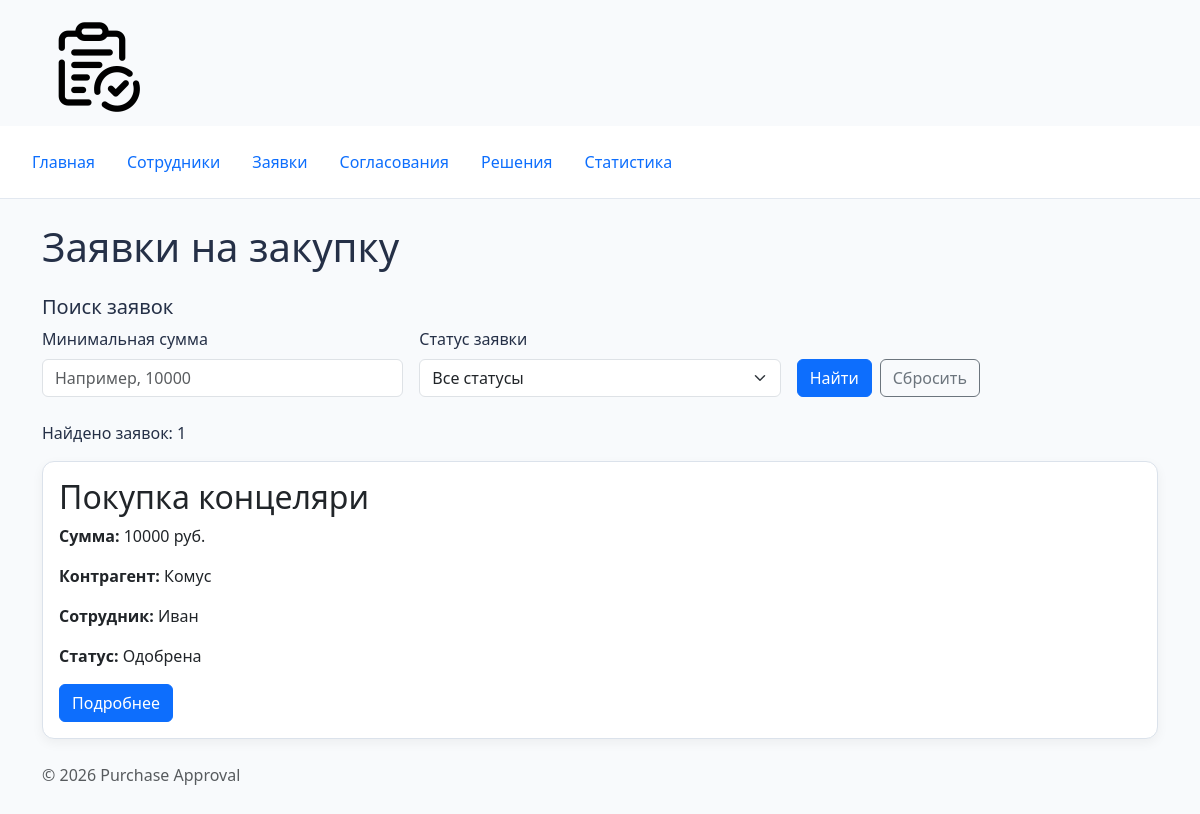
The app's page /requests/, older data.
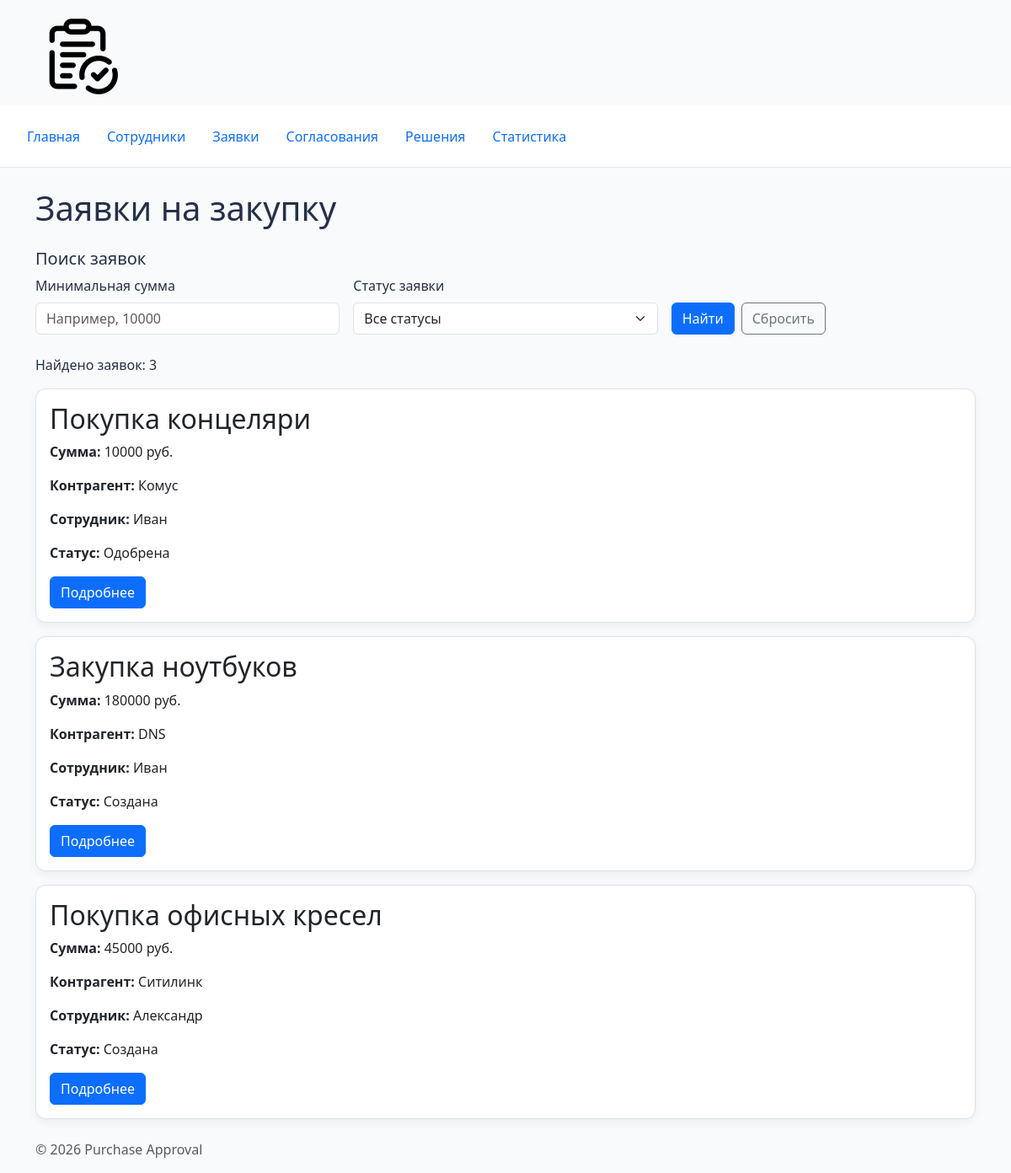
The same page, newer data.
### purchase_requests/views.py (the view, shortened to what this page needs)
# urls.py: path("requests/", include("purchase_requests.urls")),
def requests(request):
    min_amount_text = request.GET.get("min_amount", "").strip()
    status = request.GET.get("status", "").strip()
    sql = """
        SELECT
            requests.id,
            requests.name,
            requests.amount,
            requests.contractor,
            requests.status,
            employees.name AS employee_name
        FROM requests
        JOIN employees
            ON requests.employee_id = employees.id
        WHERE 1 = 1
    """
    parameters = []
    error = ""
    if status:
        sql += " AND requests.status = ?"
        parameters.append(status)
    sql += " ORDER BY requests.id"
    conn = get_connection()
    try:
        requests_list = conn.execute(
            sql,
            parameters
        ).fetchall()
    finally:
        conn.close()
    context = {
        "requests": requests_list,
        "min_amount": min_amount_text,
        "selected_status": status,
        "error": error,
    }
    return render(
        request,
        "purchase_requests/request_list.html",
        context,
    )

### db/database.py (called while the page is built)
def get_connection():
    conn = sqlite3.connect(DB_PATH)
    conn.execute("PRAGMA foreign_keys = ON")
    conn.row_factory = sqlite3.Row
    return conn

### purchase_requests/templates/purchase_requests/request_list.html (shortened to what this page needs)
{% extends "base.html" %}
{% block content %}
<h1>Заявки на закупку</h1>
<h2 class="h5 mt-4">Поиск заявок</h2>
<form method="get" class="row g-3 mb-4">
    <div class="col-md-4">
        <label for="min_amount" class="form-label">
            Минимальная сумма
        </label>
        <input
            type="number"
            id="min_amount"
            name="min_amount"
            min="0"
            class="form-control"
            placeholder="Например, 10000"
            value="{{ min_amount }}"
        >
    </div>
    <div class="col-md-4">
        <label for="status" class="form-label">
            Статус заявки
        </label>
        <select
            id="status"
            name="status"
            class="form-select"
        >
            <option value="">Все статусы</option>
        </select>
    </div>
    <div class="col-md-4 d-flex align-items-end gap-2">
        <button type="submit" class="btn btn-primary">
            Найти
        </button>
        <a
            href="{% url 'purchase_requests:requests' %}"
            class="btn btn-outline-secondary"
        >
            Сбросить
        </a>
    </div>
</form>
<p>Найдено заявок: {{ requests|length }}</p>
{% for purchase_request in requests %}
    {% include "purchase_requests/includes/request_card.html" %}
{% empty %}
    <p>По вашему запросу заявки не найдены.</p>
{% endfor %}
{% endblock %}

### templates/base.html (shortened to what this page needs)
{% load static %}
<!DOCTYPE html>
<html lang="ru">
<head>
    <link
        rel="stylesheet"
        href="https://cdn.jsdelivr.net/npm/bootstrap@5.3.3/dist/css/bootstrap.min.css"
    >
    <link
        rel="stylesheet"
        href="{% static 'homepage/css/style.css' %}"
    >
</head>
<body>
    <div class="container mt-3">
        <img
            src="{% static 'homepage/img/logo.png' %}"
            alt="Purchase Approval"
            class="purchase-logo"
        >
    </div>
    {% include "includes/navigation.html" %}
    <main class="container mt-4">
        {% block content %}
        {% endblock %}
    </main>
    <footer class="container mt-4 mb-3">
    <p class="text-muted">
        © <span id="current-year"></span> Purchase Approval
    </p>
    </footer>
</body>
</html>

### templates/includes/navigation.html
<nav class="nav p-3">
    <a class="nav-link"
        href="{% url 'homepage:index' %}">
        Главная
    </a>
    <a class="nav-link"
        href="{% url 'employees:employees' %}">
        Сотрудники
    </a>
    <a class="nav-link"
        href="{% url 'purchase_requests:requests' %}">
        Заявки
    </a>
    <a class="nav-link"
        href="{% url 'approvals:approvals' %}">
        Согласования
    </a>
    <a class="nav-link"
        href="{% url 'decisions:decisions' %}">
        Решения
    </a>
    <a class="nav-link"
    href="{% url 'purchase_requests:statistics' %}">
        Статистика
    </a>
</nav>

### purchase_requests/templates/purchase_requests/includes/request_card.html
<article class="card request-card mb-3">
    <div class="card-body">
        <h2 class="card-title">
            {{ purchase_request.name|default:"Без названия" }}
        </h2>
        <p class="card-text">
            <strong>Сумма:</strong>
            {{ purchase_request.amount }} руб.
        </p>
        <p class="card-text">
            <strong>Контрагент:</strong>
            {{ purchase_request.contractor }}
        </p>
        <p class="card-text">
            <strong>Сотрудник:</strong>
            {{ purchase_request.employee_name }}
        </p>
        <p class="card-text">
            <strong>Статус:</strong>
            {{ purchase_request.status }}
        </p>
        <a
            href="{% url 'purchase_requests:request_detail' purchase_request.id %}"
            class="btn btn-primary"
        >
            Подробнее
        </a>
    </div>
</article>

### homepage/static/homepage/css/style.css (style rules this page uses)
body { min-height: 100vh; background-color: #f8fafc; color: #253047; }
.nav { background-color: #ffffff; border-bottom: 1px solid #e2e8f0; }
.nav-link { font-weight: 500; }
.request-card { border: 1px solid #dbe2eb; border-radius: 12px; box-shadow: 0 4px 12px rgba(0, 0, 0, 0.05); }
.purchase-logo { width: 100px; height: auto; margin-bottom: 10px; }

Row changes from the older to the newer data that the page shows:
added requests: name "Закупка ноутбуков", amount "180000", contractor "DNS", employee_name "Иван", status "Создана"
added requests: name "Покупка офисных кресел", amount "45000", contractor "Ситилинк", employee_name "Александр", status "Создана"
Text that changed along with them:
{{ requests|length }}: "1" → "3"
